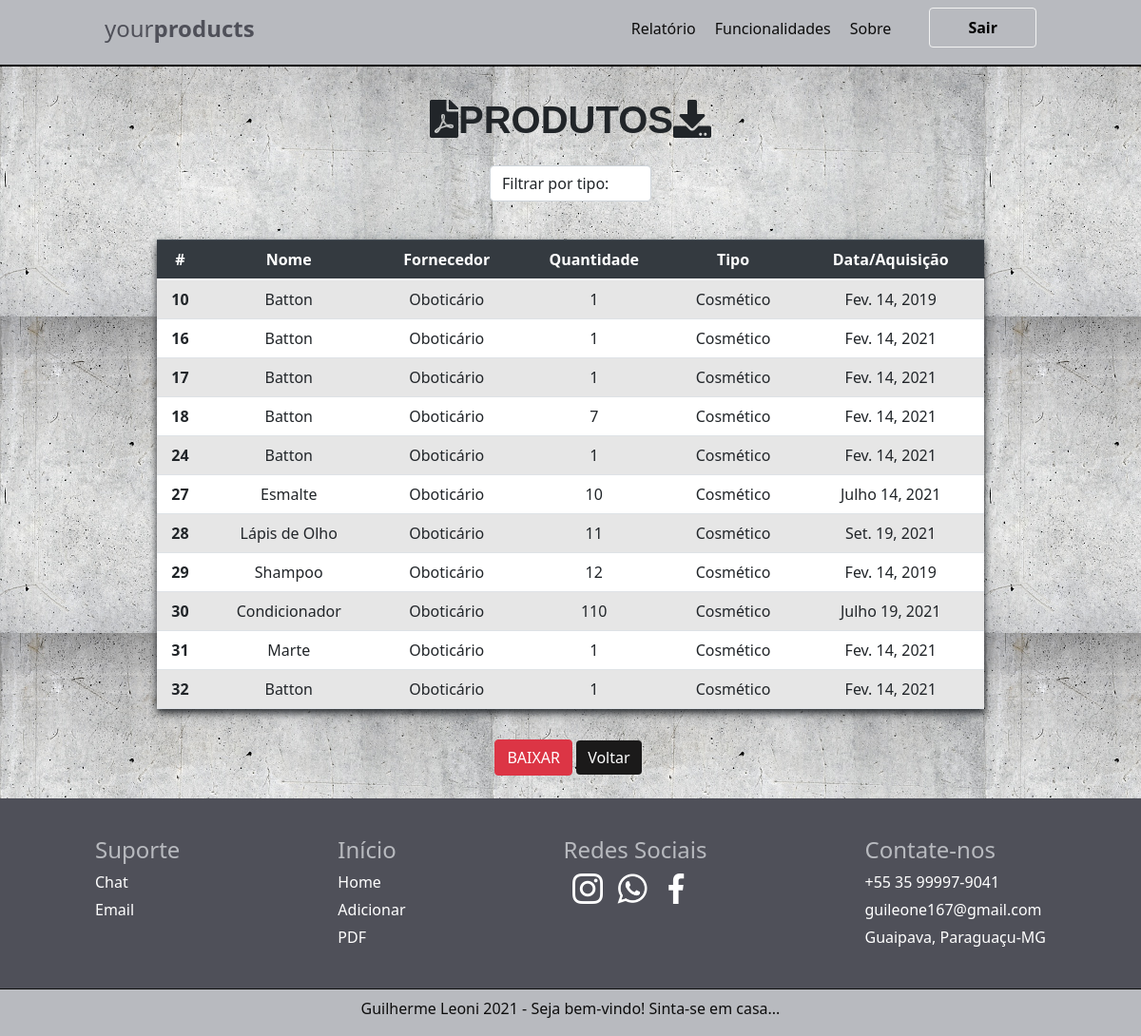
Page /table/ (signed in) on the earlier database version.
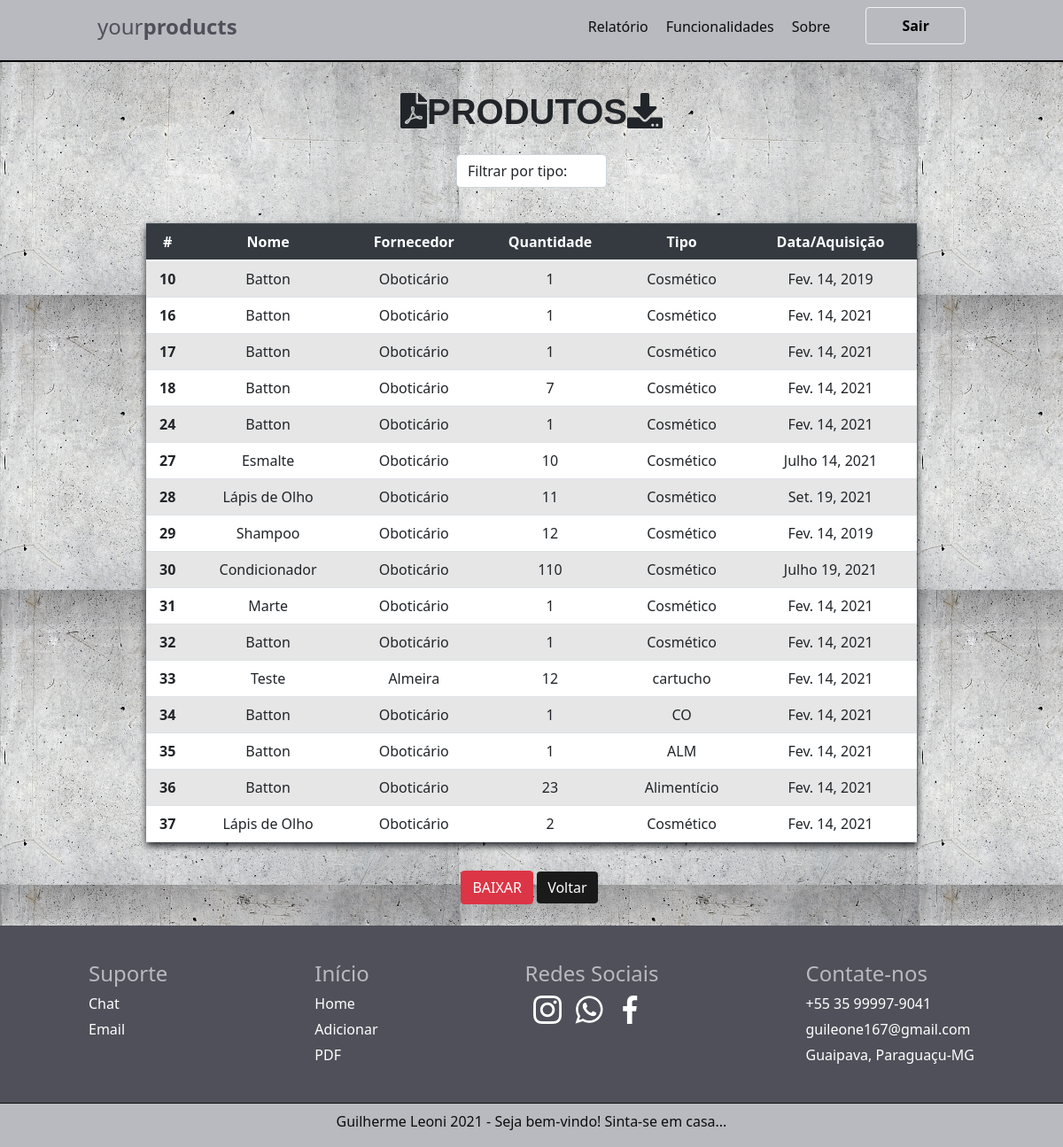
Same page on the later database version.
### produto/models.py (models this page shows, shortened)
class produto(models.Model):
    STATUS = (
        ('', 'Selecione:'),
        ('Cosmético', 'Cosmético'),
        ('Industrial', 'Industrial'),
        ('Alimentício', 'Alimentício'),
    )
    ESTADOS = (
        ('Disponível', 'Disponível'),
        ('Vendido', 'Vendido'),
    )
    nome = models.CharField(max_length=100)
    tipo = models.CharField(
        max_length=100,
        choices=STATUS,
        )
    descricao = models.CharField(max_length=100)#textfild
    data = models.DateField()
    fornecedor = models.CharField(max_length=100)
    quantidade = models.IntegerField(max_length=100)
    estado = models.CharField(
        max_length=12,
        choices=ESTADOS,
        )
    criado_em = models.DateTimeField(auto_now_add=True)
    editado_em = models.DateTimeField(auto_now=True)

### produto/views.py (the view)
# urls.py: path('table/', table, name='table'),
@login_required()
def table(request):
    data = {}
    tipo_produto = request.GET.get("tipo_produto")
    if tipo_produto:
        if tipo_produto == 'Alimentício':
            data['rc'] = produto.objects.all().order_by('-criado_em')[:5]
            data['re'] = produto.objects.all().order_by('-editado_em')[:5]
            print(tipo_produto)
            data['db'] = produto.objects.filter(tipo__icontains=tipo_produto).order_by('-data' , '-criado_em')
        elif tipo_produto == 'Cosmético':
            data['rc'] = produto.objects.all().order_by('-criado_em')[:5]
            data['re'] = produto.objects.all().order_by('-editado_em')[:5]
            print(tipo_produto)
            data['db'] = produto.objects.filter(tipo__icontains=tipo_produto).order_by('-data' , '-criado_em')
        elif tipo_produto == 'Industrial':
            data['rc'] = produto.objects.all().order_by('-criado_em')[:5]
            data['re'] = produto.objects.all().order_by('-editado_em')[:5]
            print(tipo_produto)
            data['db'] = produto.objects.filter(tipo__icontains=tipo_produto).order_by('-data' , '-criado_em')
        else:
            data['rc'] = produto.objects.all().order_by('-criado_em')[:5]
            data['re'] = produto.objects.all().order_by('-editado_em')[:5]
            data['db'] = produto.objects.all().order_by('-data' , '-criado_em')
    else:
        data['rc'] = produto.objects.all().order_by('-criado_em')[:5]
        data['re'] = produto.objects.all().order_by('-editado_em')[:5]
        data['db'] = produto.objects.all()
    return render(request, 'produtos/table.html', data)

### produto/templates/produtos/table.html (shortened to what this page needs)
{% extends 'base.html' %}
{% block content %}
    <div class="col-8 m-auto mt-4 pt-2 pb-2 text-center">
        <h1><i class="fas fa-file-pdf"></i>PRODUTOS<i class="fas fa-download"></i></h1>
    </div>
    <div class="col-2 m-auto mb-4 pt-2 pb-2 text-center">
        <select name="tipo_etiqueta" id="tipo_produto" class="form-control">
            <option value="">Filtrar por tipo:</option>
        </select>
    </div>
    <div class="col-9 m-auto pt-2 pb-2 text-center" id="dados">
        <table class="table table-striped">
            <thead class="thead-dark">
              <tr>
                <th scope="col">#</th>
                <th scope="col">Nome</th>
                <th scope="col">Fornecedor</th>
                <th scope="col">Quantidade</th>
                <th scope="col">Tipo</th>
                <th scope="col">Data/Aquisição</th>
              </tr>
            </thead>
          <tbody>
            {% for dbs in db %}
              <tr>
                <th>{{dbs.id}}</th>
                <td>{{dbs.nome}}</td>
                <td>{{dbs.fornecedor}}</td>
                <td>{{dbs.quantidade}}</td>
                <td>{{dbs.tipo}}</td>
                <td>{{dbs.data}}</td>
              </tr>
            {% endfor %}
            </tbody>
        </table>
    </div>
    <div class="col-8 m-auto pt-2 pb-2 text-center">
        <p>
            <input type="button" value="BAIXAR" class="btn btn-danger" onclick="funcao_pdf()">
            <button onclick="history.go(-1);" class="btn btn-info">Voltar</button>
        </p>
    </div>
{% endblock %}

### produto/templates/base.html (shortened to what this page needs)
{% load static %}
<!doctype html>
<html lang="pt-br">
<head>
  <link rel="stylesheet" href="https://stackpath.bootstrapcdn.com/bootstrap/4.3.1/css/bootstrap.min.css"
>
  <link rel="stylesheet" href="https://use.fontawesome.com/releases/v5.7.2/css/all.css"
>
  <link href="https://cdn.jsdelivr.net/npm/bootstrap@5.0.2/dist/css/bootstrap.min.css" rel="stylesheet"
>
  <link rel="stylesheet" href="{% static 'css/styles.css' %} ">
</head>
<body>
  <header>
    <div class="content-cabecalho">
      <nav>
        <p class="brand"><a href="/" class="brand" style="text-decoration: none;">your<strong>products</strong></a></p>
        <ul>
          <li><a href="#catalog" data-bs-toggle="modal" data-bs-target="#staticBackdrop-relatorio">Relatório</a></li>
          <li><a href="#feature" data-bs-toggle="modal" data-bs-target="#staticBackdrop">Funcionalidades</a></li>
          <li><a href="#about" data-bs-toggle="modal" data-bs-target="#staticBackdrop-sobre">Sobre</a></li>
          <a href="/accounts/logout" style="text-decoration: none;"><button>Sair</button></a>
        </ul>
      </nav>
    </div>
  </header>
  {% block content%}
  {% endblock %}
  <footer>
    <div class="main">
      <div class="content footer-links">
        <div class="footer-company">
          <h4>Suporte</h4>
          <a href="https://api.whatsapp.com/send?phone=5535999979041&text=Oii%2C%20adorei%20seu%20site!%20Tenho%20algumas%20d%C3%BAvidas%2C%20pode%20me%20ajudar%3F"
            style="text-decoration: none;" target="_blank">
            <h6>Chat</h6>
          </a>
          <a href="/" style="text-decoration: none;">
            <h6>Email</h6>
          </a>
        </div>
        <div class="footer-rental">
          <h4>Início</h4>
          <a href="/" style="text-decoration: none;">
            <h6>Home</h6>
          </a>
          <a href="/form" style="text-decoration: none;">
            <h6>Adicionar</h6>
          </a>
          <a href="/table" style="text-decoration: none;">
            <h6>PDF</h6>
          </a>
        </div>
        <div class="footer-social">
          <h4>Redes Sociais</h4>
          <div class="social-icons">
            <a href="https://www.instagram.com/gui_leoni14/" target="_blank"><img src="../../static/img/instagram.png"
                alt="Instagram" /></a>
            <a href="https://api.whatsapp.com/send?phone=5535999979041&text=Oii%2C%20adorei%20seu%20site!%20Podemos%20conversar%3F"
              target="_blank"><img src="../../static/img/whatsapp.png" alt="whatsapp" id="whatsapp-img" /></a>
            <a href="https://www.facebook.com/profile.php?id=100008991276235" target="_blank"><img
                src="../../static/img/facebook.png" alt="Instagram" /></a>
          </div>
        </div>
        <div class="footer-contact">
          <h4>Contate-nos</h4>
          <h6>+55 35 99997-9041</h6>
          <h6>guileone167@gmail.com</h6>
          <h6>Guaipava, Paraguaçu-MG</h6>
        </div>
      </div>
    </div>
    <div class="last">
      <h6>Guilherme Leoni 2021 - Seja bem-vindo! Sinta-se em casa...</h6>
    </div>
  </footer>
</body>
</html>

### produto/static/css/styles.css (style rules this page uses)
body { background-color: #FFE4E1; background-image: url('../img/background.jpg'); }
.table { background: #fff; box-shadow: 0 4px 8px; }
h1 { font-family: Arial; font-weight: bold; }
body { background-color: #FFE4E1; }
footer { width: 100%; height: auto; }
footer .main { width: 100%; height: 200px; background: #4F5059; padding: 20px 10px; }
.footer-links { max-width: 1000px; min-width: 300px; display: flex; flex-direction: row; justify-content: space-between; margin-top: 20px; margin-left: auto; margin-right: auto; }
.footer-company, .footer-rental, .footer-contact, .footer-social { color: #B8BABF; height: 100%; min-height: 100px; }
.footer-links h4 { margin-bottom: 10px; }
.footer-links h6 { margin-bottom: 10px; color: #fff; }
.footer-links { margin-bottom: 8px; }
.main .footer-social img { margin-left: 10px; width: 32px; height: 32px; }
footer .last { width: 100%; height: 50px; background: #B8BABF; color: white; display: flex; align-items: center; justify-content: center; border-top: 1px solid #0D0D0D; }
footer .last h6 { color: #0D0D0D; }
#whatsapp-img { color: #fff; }
header { width: 100%; height: 70px; background: #B8BABF; border-bottom: 2px solid black; }
.content-cabecalho { max-width: 1000px; min-width: 300px; margin: 0 auto; display: flex; flex-direction: column; padding: 10px; }
nav { width: 100%; height: 55px; display: flex; flex-direction: row; align-items: center; justify-content: space-between; }
.brand { font-size: 24px; color: #4F5059; cursor: pointer; }
nav ul { display: flex; flex-direction: row; }
nav ul li { list-style: none; padding: 10px; cursor: pointer; }
nav ul li a { color: #0D0D0D; text-decoration: none; transition: color 0.5s; }
nav ul button { transition: background 1s; border: 1px solid #F2F2F2; background: transparent; padding: 8px 40px; cursor: pointer; margin-left: 30px; color: #000000; font-weight: bold; border-radius: 4px; }
nav p a, strong { transition: color 0.5s; }
.btn-info { margin-right: 5px; transition: background 0.5s; background: #1b1a1a; border: #fff; color: #fff; }

Differences in the rows shown:
added produto: id "33", nome "Teste", fornecedor "Almeira", quantidade "12", tipo "cartucho", data "Fev. 14, 2021"
added produto: id "34", nome "Batton", fornecedor "Oboticário", quantidade "1", tipo "CO", data "Fev. 14, 2021"
added produto: id "35", nome "Batton", fornecedor "Oboticário", quantidade "1", tipo "ALM", data "Fev. 14, 2021"
added produto: id "36", nome "Batton", fornecedor "Oboticário", quantidade "23", tipo "Alimentício", data "Fev. 14, 2021"
added produto: id "37", nome "Lápis de Olho", fornecedor "Oboticário", quantidade "2", tipo "Cosmético", data "Fev. 14, 2021"
